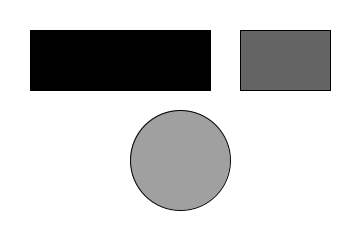
Frame 1 (no input)
Frame 60 (the mouse pressed at the canvas centre just before this capture): identical to frame 1, image omitted
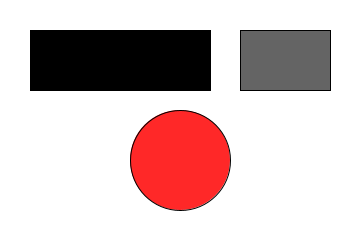
Frame 120 (the mouse held since frame 60 and released just before this capture)

The Processing sketch that drew these frames (run headless with seeded random() and noise(); from frame 60 on, the mouse is pressed at the canvas centre):

// Processing sketch: detectar_click_botao
// ── detectar_click_botao.pde
/**
  * Descrição: Tarefa aula 19
  * Disciplina: Matemática Aplicada à Multimida I
  * Curo: Sistemas e Mídias Digitais (Universidade Federal do Ceará)
  * Autor: Felipe ALmeida
  */
  
void setup() {
  size(360, 240);  
}

void draw() {
  background(255);
  //Desenha botão 1
  botao_quadrado(30, 30, 180, 60, color(0), color(200, 230, 30), color(255, 40, 40));
  //Desenha botão 2
  botao_quadrado(240, 30, 90, 60, color(100), color(200, 230, 30), color(255, 40, 40));
  //Desenha botão 3
  botao_redondo(180, 160, 100, color(160), color(200, 230, 30), color(255, 40, 40));
}

//Função para desenho do botão
void botao_quadrado(float x, float y, float largura, float altura, color c, color c_hover, color c_clicked) {
  fill(c);
  //Verifica se a posição do mouse está na área do quadrado
  if ((mouseX > x && mouseX < x + largura) && (mouseY > y && mouseY < y + altura)) {
    //Se o botão estiver na área de quadrado e o mouse estiver pressionado, definir cor do botão diferente da original
    if (mousePressed) {
      fill(c_clicked);
    } else {
      fill(c_hover);
    }
  }
  rect(x, y, largura, altura);
}

void botao_redondo(float x, float y, float raio, color c, color c_hover, color c_clicked) {
  fill(c);
  //Verifica se a posição do mouse está na área do quadrado
  if ( (Math.sqrt((x-mouseX)*(x-mouseX) + (y-mouseY)*(y-mouseY))) < raio/2) {
    //Se o botão estiver na área de quadrado e o mouse estiver pressionado, definir cor do botão diferente da original
    if (mousePressed) {
      fill(c_clicked);
    } else {
      fill(c_hover);
    }
  }
  ellipse(x, y, raio, raio);
}
